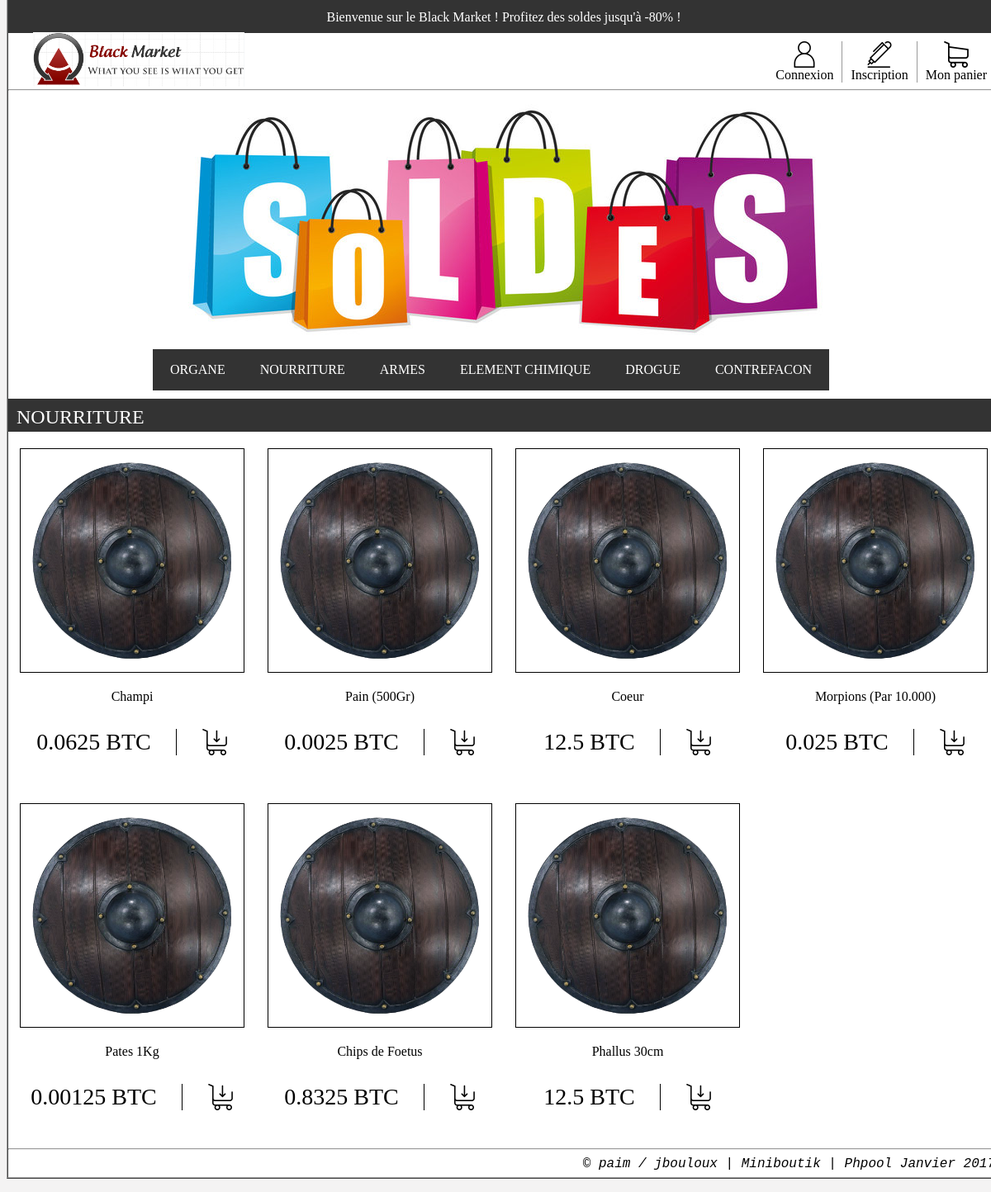
The app's page /nourriture.php with its own data.
### tables this page shows
CREATE TABLE t_articles
					(id_article INT PRIMARY KEY AUTO_INCREMENT NOT NULL
					, id_categorieA INT NOT NULL
					, id_categorieB INT
					, nom VARCHAR(255) NOT NULL
					, prix INT NOT NULL
					, stock INT
					, url_img VARCHAR(255) DEFAULT "img/bouclier.png"
					, description VARCHAR(1024) DEFAULT "Go Google"
					);

### get_fct.php (called while the page is built, shortened)
<?php
	function get_articles_by_id($bdd, $id)
	{
		if ($resultat = mysqli_query($bdd, "SELECT * FROM t_articles WHERE id_categorieA = '$id' OR id_categorieB = '$id'"))
		{
			while($donnees = mysqli_fetch_assoc($resultat))
				$tab[] = $donnees;
		}
		else
			echo "QUERY ERROR !";
		return ($tab);
	}
?>

### print_fct.php (the view, shortened to what this page needs)
<?php
	include "get_fct.php";
	function print_articles_by_id($bdd, $id)
	{
		if ($bdd)
		{
			$tab = get_articles_by_id($bdd, $id);
			$i = count($tab) - 1;
			$j = $i;
			while ($i >= 0)
			{
				echo '<div class="article"';
				if($j >= 8)
					echo 'style="width:296"';
				echo '><img class="article-img" src="'.$tab[$i]['url_img'].'">
				<div class="article-nom">'.$tab[$i]['nom'].'</div>
				<div class="article-bloc-prix"> <div class="article-prix">'.($tab[$i]['prix']/800).' BTC</div><a href=add_article_cart.php?id_article='.$tab[$i]['id_article'].'>'.'<img class="article-add" id="add'.$i.'"src="icons/shopping-cart-5.png" onmousedown=\'clickCart("add'.$i.'")\' onmouseup=\'clickCart("add'.$i.'")\'/></a></div>
				</div>';
					$i--;
				}
		}
		else
			echo "BDD ERROR !";
	}
?>

### css/style.css (style rules this page uses)
body { background-color: #F4F3F3; font-family: Palatino, "Palatino Linotype", "Palatino LT STD", "Book Antiqua", Georgia, serif; }
.article { padding-top: 20px; height: 400px; width: 300px; }
.article-img { height: 250px; width: 250px; display: block; padding: 10px; margin: auto; border: 1px solid black; }
.article-nom { padding-top: 20px; text-align: center; }
.article-bloc-prix { display: flex; flex-direction: row; align-items: center; justify-content: center; padding-top: 30px; }
.article-prix { padding-right: 30px; font-size: 28px; border-right: 1px solid black; }
.article-add { height: 32px; width: 32px; padding-left: 30px; }

### records on screen
t_articles: url_img (picture), nom "Champi", $tab[$i]['prix']/800 "0.0625"
t_articles: url_img (picture), nom "Pain (500Gr)", $tab[$i]['prix']/800 "0.0025"
t_articles: url_img (picture), nom "Coeur", $tab[$i]['prix']/800 "12.5"
t_articles: url_img (picture), nom "Morpions (Par 10.000)", $tab[$i]['prix']/800 "0.025"
t_articles: url_img (picture), nom "Pates 1Kg", $tab[$i]['prix']/800 "0.00125"
t_articles: url_img (picture), nom "Chips de Foetus", $tab[$i]['prix']/800 "0.8325"
t_articles: url_img (picture), nom "Phallus 30cm", $tab[$i]['prix']/800 "12.5"
